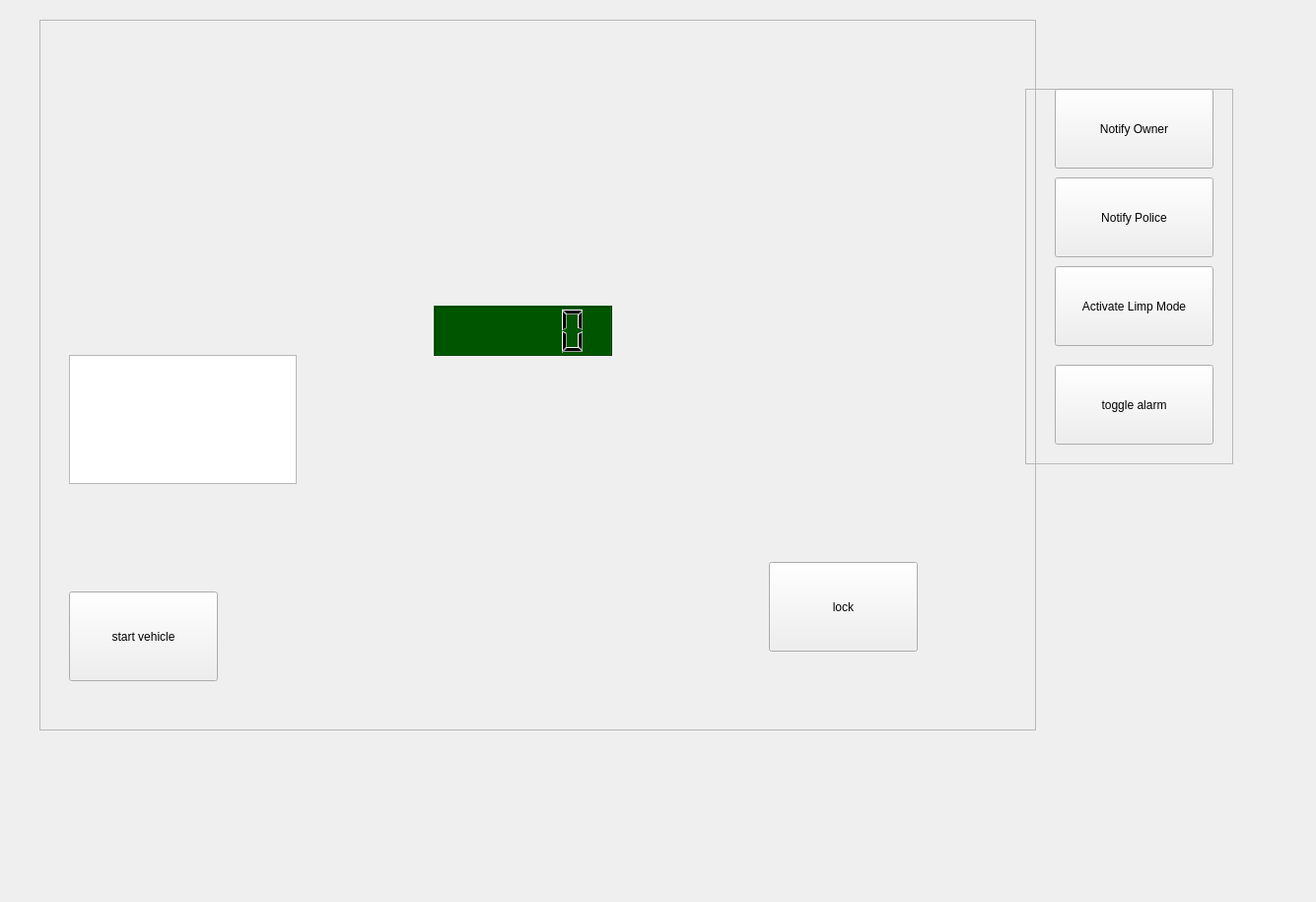
<?xml version="1.0" encoding="UTF-8"?>
<ui version="4.0">
 <class>MainWindow</class>
 <widget class="QMainWindow" name="MainWindow">
  <property name="geometry">
   <rect>
    <x>0</x>
    <y>0</y>
    <width>1335</width>
    <height>915</height>
   </rect>
  </property>
  <property name="windowTitle">
   <string>MainWindow</string>
  </property>
  <widget class="QWidget" name="centralwidget">
   <widget class="QFrame" name="frame">
    <property name="geometry">
     <rect>
      <x>40</x>
      <y>20</y>
      <width>1011</width>
      <height>721</height>
     </rect>
    </property>
    <property name="frameShape">
     <enum>QFrame::StyledPanel</enum>
    </property>
    <property name="frameShadow">
     <enum>QFrame::Raised</enum>
    </property>
    <widget class="QPushButton" name="StartButton">
     <property name="geometry">
      <rect>
       <x>30</x>
       <y>580</y>
       <width>151</width>
       <height>91</height>
      </rect>
     </property>
     <property name="mouseTracking">
      <bool>false</bool>
     </property>
     <property name="text">
      <string>start vehicle</string>
     </property>
    </widget>
    <widget class="QPushButton" name="VehicleLock">
     <property name="geometry">
      <rect>
       <x>740</x>
       <y>550</y>
       <width>151</width>
       <height>91</height>
      </rect>
     </property>
     <property name="text">
      <string>lock</string>
     </property>
    </widget>
    <widget class="QTextBrowser" name="CentreConsole">
     <property name="geometry">
      <rect>
       <x>30</x>
       <y>340</y>
       <width>231</width>
       <height>131</height>
      </rect>
     </property>
    </widget>
    <widget class="QLCDNumber" name="Speedometer">
     <property name="enabled">
      <bool>true</bool>
     </property>
     <property name="geometry">
      <rect>
       <x>400</x>
       <y>290</y>
       <width>181</width>
       <height>51</height>
      </rect>
     </property>
     <property name="styleSheet">
      <string notr="true">background-color: rgb(0, 85, 0);
</string>
     </property>
    </widget>
    <widget class="QLabel" name="label">
     <property name="geometry">
      <rect>
       <x>-10</x>
       <y>80</y>
       <width>1001</width>
       <height>621</height>
      </rect>
     </property>
     <property name="text">
      <string/>
     </property>
     <property name="pixmap">
      <pixmap>range-rover-05.jpg</pixmap>
     </property>
    </widget>
    <zorder>label</zorder>
    <zorder>StartButton</zorder>
    <zorder>VehicleLock</zorder>
    <zorder>CentreConsole</zorder>
    <zorder>Speedometer</zorder>
   </widget>
   <widget class="QFrame" name="frame_2">
    <property name="geometry">
     <rect>
      <x>1040</x>
      <y>90</y>
      <width>211</width>
      <height>381</height>
     </rect>
    </property>
    <property name="frameShape">
     <enum>QFrame::StyledPanel</enum>
    </property>
    <property name="frameShadow">
     <enum>QFrame::Raised</enum>
    </property>
    <widget class="QPushButton" name="AlarmTest">
     <property name="geometry">
      <rect>
       <x>30</x>
       <y>280</y>
       <width>161</width>
       <height>81</height>
      </rect>
     </property>
     <property name="text">
      <string>toggle alarm</string>
     </property>
    </widget>
    <widget class="QPushButton" name="ActivateLimp">
     <property name="geometry">
      <rect>
       <x>30</x>
       <y>180</y>
       <width>161</width>
       <height>81</height>
      </rect>
     </property>
     <property name="text">
      <string>Activate Limp Mode</string>
     </property>
    </widget>
    <widget class="QPushButton" name="PoliceNotifier">
     <property name="geometry">
      <rect>
       <x>30</x>
       <y>90</y>
       <width>161</width>
       <height>81</height>
      </rect>
     </property>
     <property name="text">
      <string>Notify Police</string>
     </property>
    </widget>
    <widget class="QPushButton" name="OwnerNotifier">
     <property name="geometry">
      <rect>
       <x>30</x>
       <y>0</y>
       <width>161</width>
       <height>81</height>
      </rect>
     </property>
     <property name="text">
      <string>Notify Owner</string>
     </property>
    </widget>
   </widget>
  </widget>
 </widget>
 <resources>
  <include location="test.qrc"/>
 </resources>
 <connections>
  <connection>
   <sender>StartButton</sender>
   <signal>clicked()</signal>
   <receiver>Speedometer</receiver>
   <slot>update()</slot>
   <hints>
    <hint type="sourcelabel">
     <x>455</x>
     <y>155</y>
    </hint>
    <hint type="destinationlabel">
     <x>385</x>
     <y>150</y>
    </hint>
   </hints>
  </connection>
 </connections>
</ui>
